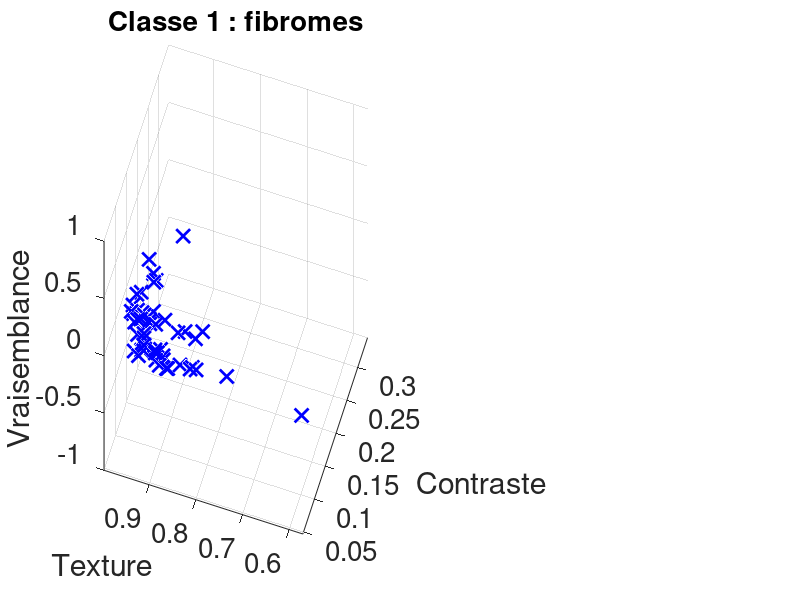

Here is the MATLAB script that generated this plot: (Note: this script raises an error after producing the figure.)
clear;
close all;

taille_ecran = get(0,'ScreenSize');
L = taille_ecran(3);
H = taille_ecran(4);
azimuth = -72;
elevation = 42;

load exercice_0;
[nb_app,nb_carac,nb_classes] = size(X_app);

% Choix de la paire de caracteristiques la plus discriminante (a modifier !) :
ind_carac_1 = 2;
ind_carac_2 = 3;

% Recuperation des colonnes de X correspondant aux deux caracteristiques choisies :
X_app = X_app(:,[ind_carac_1 ind_carac_2],:);
nom_carac_1 = noms_carac{ind_carac_1};
nom_carac_2 = noms_carac{ind_carac_2};

% Maillage pour l'affichage des vraisemblances des 2 classes :
pas = 0.002;
marge = 0.005;
valeurs_carac_1 = min(min(X_app(:,1,:)))-marge:pas:max(max(X_app(:,1,:)))+marge;
valeurs_carac_2 = min(min(X_app(:,2,:)))-marge:pas:max(max(X_app(:,2,:)))+marge;
limites_affichage = [valeurs_carac_1(1) valeurs_carac_1(end) valeurs_carac_2(1) valeurs_carac_2(end)];

% Affichage des donnees d'apprentissage de la classe 1 (fibromes) :
figure('Name','Vraisemblances','Position',[0.1*L,0.1*H,0.8*L,0.7*H]);
subplot(1,2,1);
plot3(X_app(:,1,1),X_app(:,2,1),zeros(1,nb_app),'bx','MarkerSize',10,'LineWidth',2);
grid on;
xlabel(nom_carac_1,'FontSize',30);
ylabel(nom_carac_2,'FontSize',30);
zlabel('Vraisemblance','FontSize',30,'Rotation',90);
set(gca,'FontSize',20);
title('Classe 1 : fibromes','FontSize',20);
view(azimuth,elevation);
axis(limites_affichage);
hold on;

% Estimation des parametres de la classe 1 (fibromes) :
[mu_1,Sigma_1] = estimation_mu_Sigma(X_app(:,:,1));

% Calcul et affichage de la vraisemblance :
nb_1 = length(valeurs_carac_1);
nb_2 = length(valeurs_carac_2);
V_1 = zeros(nb_2,nb_1);
for i = 1:nb_1
    for j = 1:nb_2
        V_1(j,i) = vraisemblance(valeurs_carac_1(i),valeurs_carac_2(j),mu_1,Sigma_1);
    end
end
surface(valeurs_carac_1,valeurs_carac_2,V_1,'EdgeColor',[0.5 0.5 1],'FaceColor','none');

% Affichage des donnees d'apprentissage de la classe 2 (melanomes) :
subplot(1,2,2);
plot3(X_app(:,1,2),X_app(:,2,2),zeros(1,nb_app),'ro','MarkerSize',10,'LineWidth',2);
grid on;
xlabel(nom_carac_1,'FontSize',30);
ylabel(nom_carac_2,'FontSize',30);
zlabel('Vraisemblance','FontSize',30,'Rotation',90);
set(gca,'FontSize',20);
title('Classe 2 : melanomes','FontSize',20);
view(azimuth,elevation);
axis(limites_affichage);
hold on;

% Estimation des parametres de la classe 2 (melanomes) :
[mu_2,Sigma_2] = estimation_mu_Sigma(X_app(:,:,2));

% Calcul et affichage de la vraisemblance :
nb_1 = length(valeurs_carac_1);
nb_2 = length(valeurs_carac_2);
V_2 = zeros(nb_2,nb_1);
for i = 1:nb_1
    for j = 1:nb_2
        V_2(j,i) = vraisemblance(valeurs_carac_1(i),valeurs_carac_2(j),mu_2,Sigma_2);
    end
end
surface(valeurs_carac_1,valeurs_carac_2,V_2,'EdgeColor',[1 0.5 0.5],'FaceColor','none');

save exercice_1;
